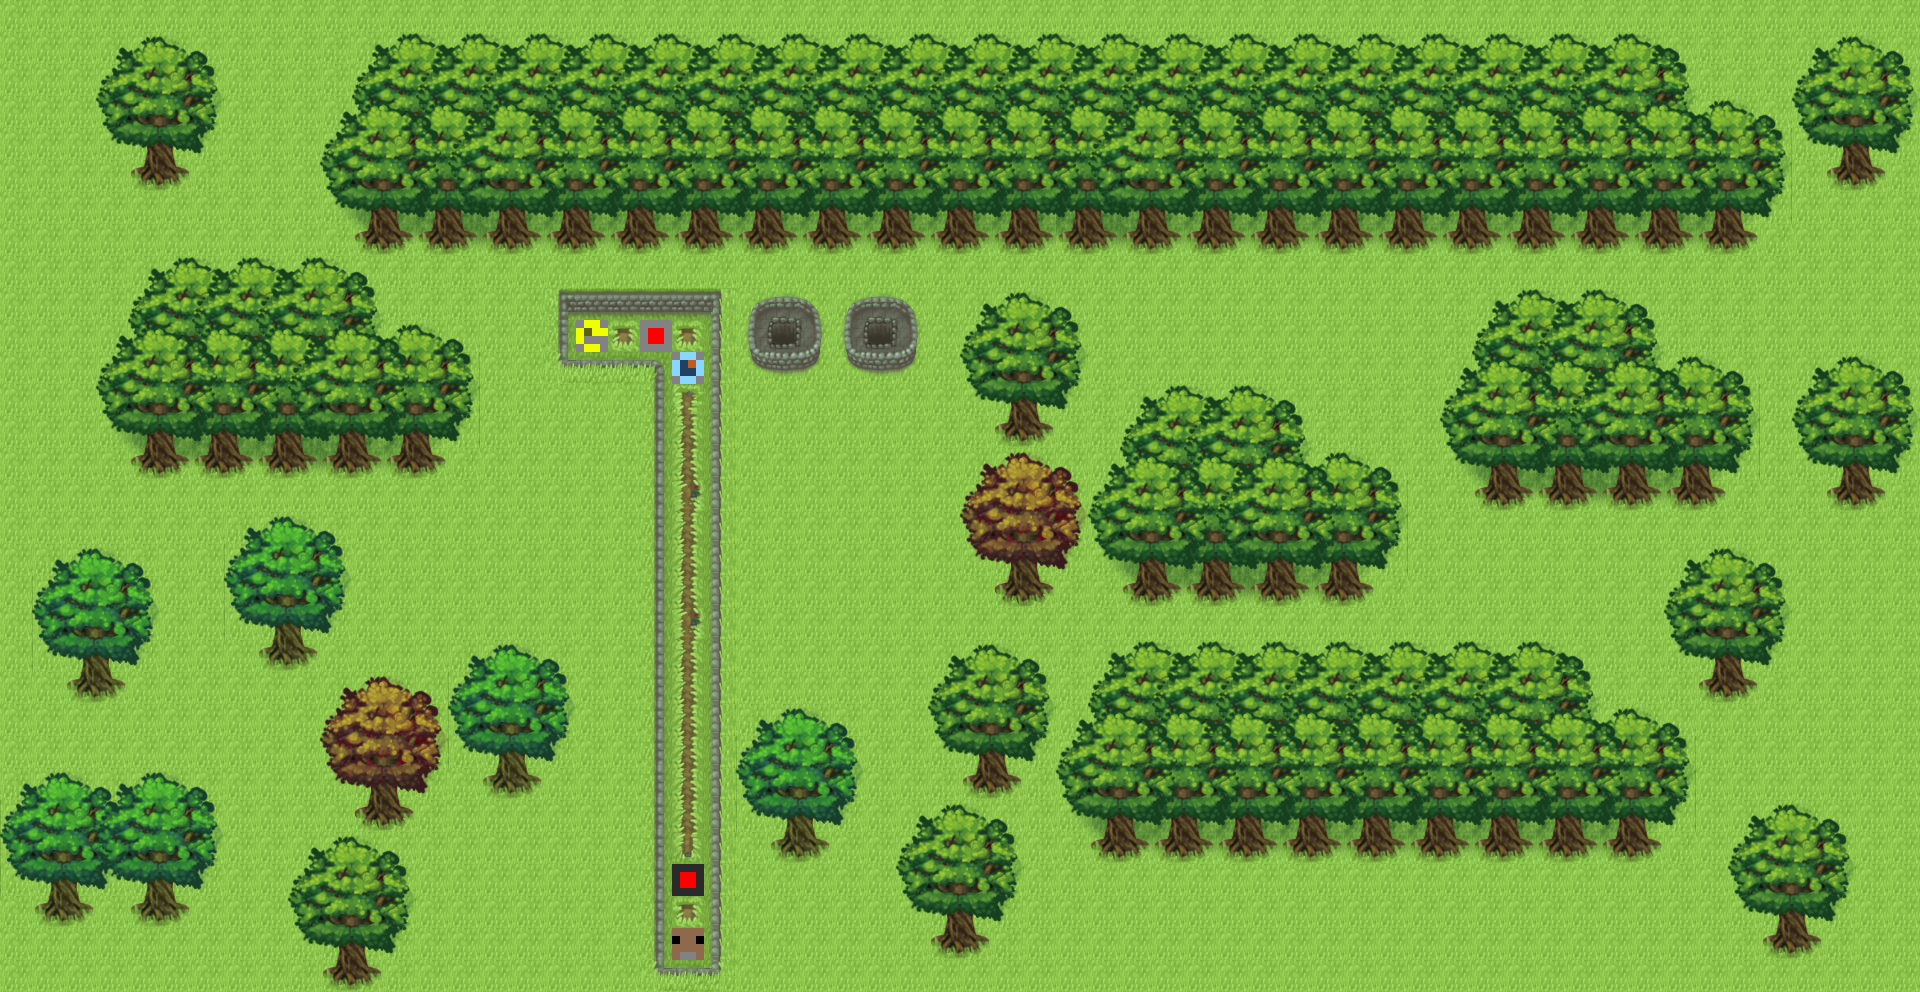

The image is a tile-based game level rendered from a .tmx file. Its description and source (layers, tilesets, objects; grid data summarised) follow:
An orthogonal 60x31 tile map with 32x32 px tiles, 2 tile layers (background, THE_ONE_LAYER).

<map version="1.0" orientation="orthogonal" width="60" height="31" tilewidth="32" tileheight="32">
 <tileset firstgid="1" name="tilemap_garden" tilewidth="32" tileheight="32">
  <image source="../Textures/tilemap_garden.png" width="960" height="960" />
 </tileset>
 <layer name="background" width="60" height="31">
  <data>[1860 cells, 1 non-empty, 1 distinct tile ids]</data>
 </layer>
 <layer name="THE_ONE_LAYER" width="60" height="31">
  <data>[1860 cells, 1860 non-empty, 155 distinct tile ids]</data>
 </layer>
 <objectgroup name="collision" width="60" height="31" />
 <objectgroup name="object" width="60" height="31" />
</map>